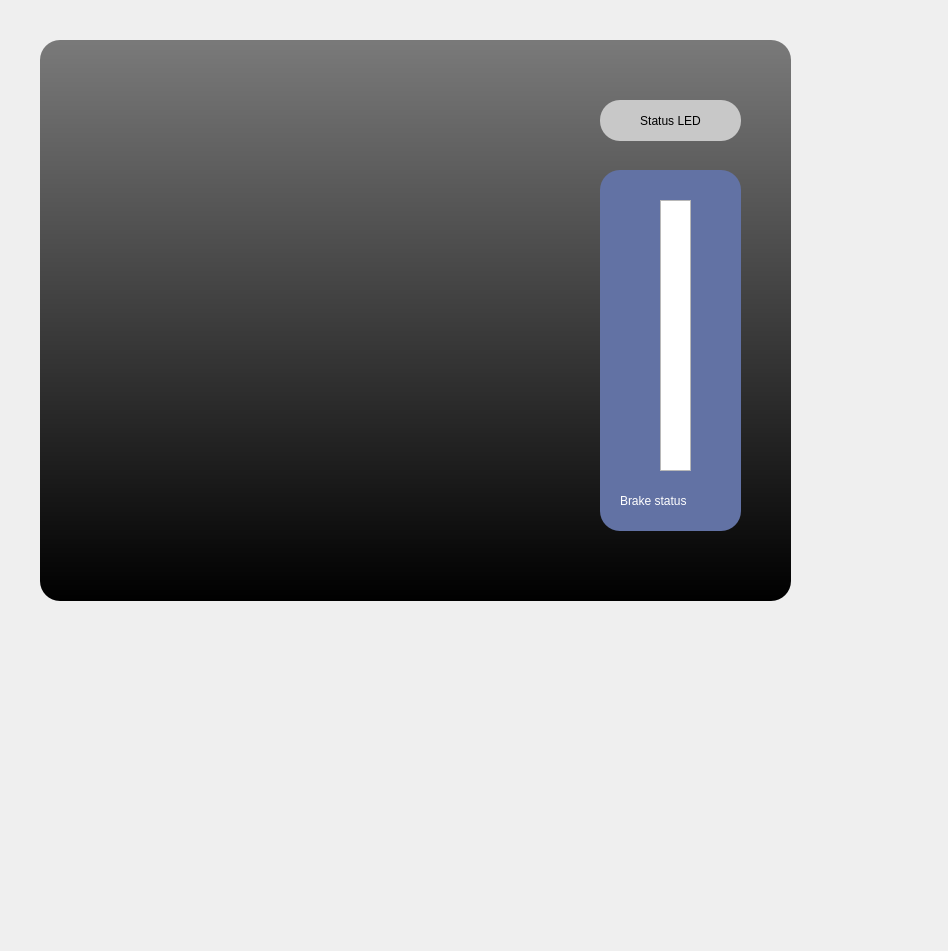
<?xml version="1.0" encoding="UTF-8"?>
<ui version="4.0">
 <class>MainWindow</class>
 <widget class="QMainWindow" name="MainWindow">
  <property name="geometry">
   <rect>
    <x>0</x>
    <y>0</y>
    <width>948</width>
    <height>951</height>
   </rect>
  </property>
  <property name="windowTitle">
   <string>MainWindow</string>
  </property>
  <widget class="QWidget" name="centralwidget">
   <widget class="QLabel" name="label_3">
    <property name="geometry">
     <rect>
      <x>40</x>
      <y>40</y>
      <width>751</width>
      <height>561</height>
     </rect>
    </property>
    <property name="styleSheet">
     <string notr="true">background-color: qlineargradient(spread:pad, x1:0.5, y1:0.00531818, x2:0.5, y2:1, stop:0 rgba(121, 121, 121, 255), stop:1 rgba(0, 0, 0, 255));
border-radius: 20px;
</string>
    </property>
    <property name="text">
     <string/>
    </property>
   </widget>
   <widget class="QLabel" name="Status">
    <property name="geometry">
     <rect>
      <x>600</x>
      <y>100</y>
      <width>141</width>
      <height>41</height>
     </rect>
    </property>
    <property name="styleSheet">
     <string notr="true">background-color: rgb(200, 200, 200);
border-radius: 20px;
text-align: center;</string>
    </property>
    <property name="text">
     <string>Status LED</string>
    </property>
    <property name="alignment">
     <set>Qt::AlignCenter</set>
    </property>
   </widget>
   <widget class="QGraphicsView" name="graphicsView_1">
    <property name="geometry">
     <rect>
      <x>660</x>
      <y>200</y>
      <width>31</width>
      <height>271</height>
     </rect>
    </property>
    <property name="styleSheet">
     <string notr="true">QGraphicsView:focus{outline: 0;border:none;}</string>
    </property>
   </widget>
   <widget class="QLabel" name="label">
    <property name="geometry">
     <rect>
      <x>600</x>
      <y>170</y>
      <width>141</width>
      <height>361</height>
     </rect>
    </property>
    <property name="styleSheet">
     <string notr="true">background-color: rgb(98, 114, 164);
border-radius: 20px;
</string>
    </property>
    <property name="text">
     <string/>
    </property>
   </widget>
   <widget class="QLabel" name="label_2">
    <property name="geometry">
     <rect>
      <x>620</x>
      <y>490</y>
      <width>101</width>
      <height>21</height>
     </rect>
    </property>
    <property name="styleSheet">
     <string notr="true">font: 10pt &quot;SansSerif&quot;;
color: white;
</string>
    </property>
    <property name="lineWidth">
     <number>1</number>
    </property>
    <property name="text">
     <string>Brake status</string>
    </property>
   </widget>
   <widget class="AnalogGaugeWidget" name="Meter" native="true">
    <property name="geometry">
     <rect>
      <x>70</x>
      <y>90</y>
      <width>501</width>
      <height>461</height>
     </rect>
    </property>
   </widget>
   <zorder>label_3</zorder>
   <zorder>Status</zorder>
   <zorder>label</zorder>
   <zorder>label_2</zorder>
   <zorder>graphicsView_1</zorder>
   <zorder>Meter</zorder>
  </widget>
 </widget>
 <customwidgets>
  <customwidget>
   <class>AnalogGaugeWidget</class>
   <extends>QWidget</extends>
   <header location="global">AnalogGaugeWidget.h</header>
   <container>1</container>
  </customwidget>
 </customwidgets>
 <resources/>
 <connections/>
</ui>
